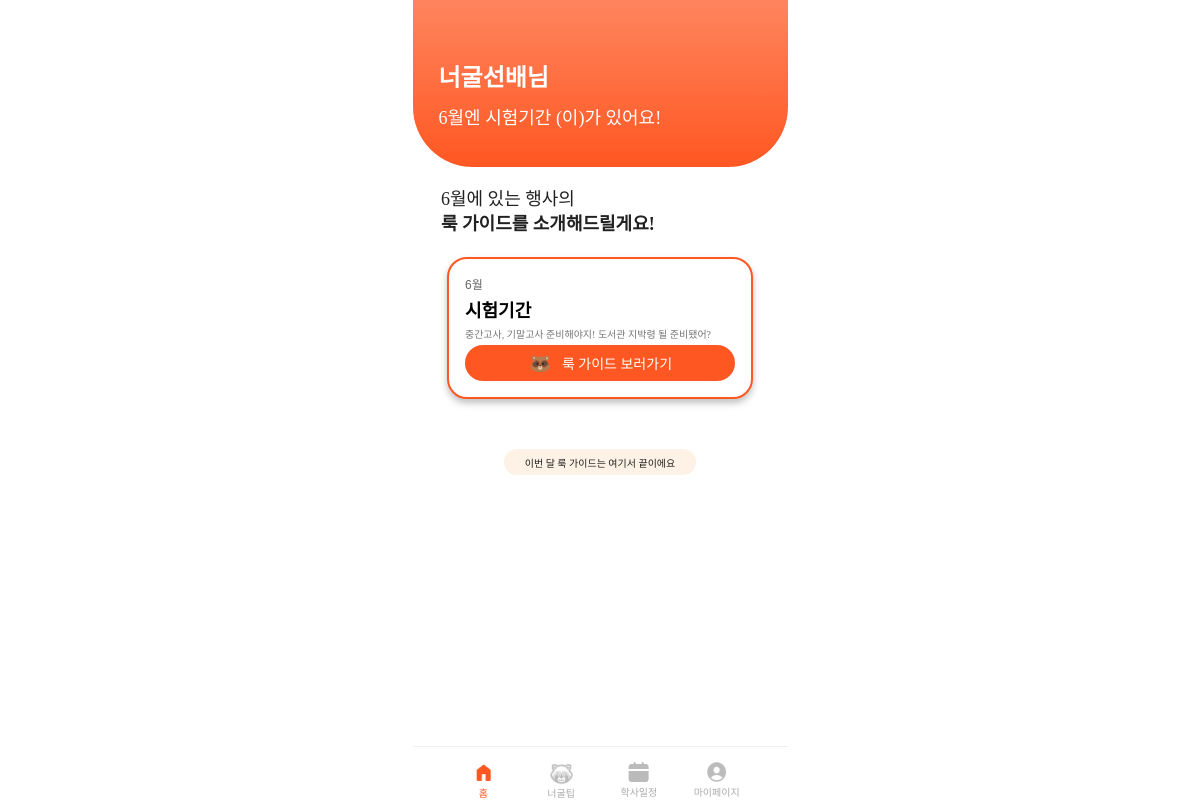
The app's page / (signed in) with its own data.
### accounts/models.py (models this page shows, shortened)
class Profile(models.Model):
    user = models.OneToOneField(User, on_delete=models.CASCADE)
    nickname = models.TextField(max_length=10, default='unknown')
    GENDER_CHOICES = [
        ('M', '남성'),
        ('F', '여성'),
    ]
    gender = models.CharField(
        max_length=1,
        choices=GENDER_CHOICES,
        default='F',  # 기본값을 여성으로 설정
    )
    pfp = models.ImageField(upload_to="profile/", blank=True, null=True)

### main/models.py (models this page shows, shortened)
class LookCard(models.Model):
    event = models.ForeignKey(Event, related_name='lookcards', on_delete=models.CASCADE)
    description = models.TextField(blank=True, null=True)
    is_recommend = models.TextField(blank=False)
    is_avoid = models.TextField(blank=False)
    avoid_reason = models.TextField(blank=False)
    emoticon = models.ImageField(upload_to='emoticons/', blank=True, null=True)

class Event(models.Model):
    title = models.CharField(max_length=15)
    month = models.ManyToManyField(Month)

### main/views.py (the view)
# urls.py: path('', views.mainpage, name="mainpage"),
def mainpage(request):
    user = request.user
    profile = request.user.profile
    now = datetime.now()
    current_month = now.month
    month_obj = Month.objects.get(number=current_month)
    event_lookcards = LookCard.objects.filter(event__month=month_obj).order_by('event__title')
    return render(request, 'main/mainpage.html', {'month': current_month, 'user': user, 'profile': profile, 'event': event_lookcards})

### main/templates/main/mainpage.html (shortened to what this page needs)
{% load static %}
<!DOCTYPE html>
<html lang="ko">
  <head>
    <link rel="stylesheet" href="{% static 'main/mainpage.css' %}" />
  </head>
  <body>
    <main class="wrapper">
      <section class="top-banner">
        <section class="space">
          <h1><strong>{{ profile.nickname }}님</strong><br /></h1>
          <h2>
            {{ month }}월엔 {% for lookcard in event %}{{ lookcard.event.title }}
            {% if not forloop.last %}, {% endif %}{% endfor %}(이)가 있어요!
          </h2>
        </section>
      </section>
      <section class="container">
        <section class="intro-text">
          <p>
            {{ month }}월에 있는 행사의<br /><strong
              >룩 가이드를 소개해드릴게요!</strong
            >
          </p>
        </section>
        <section class="cards">
          {% if event %} {% for lookcard in event %}
          <div class="card">
            <p class="tag">{{ month }}월</p>
            <h2>{{ lookcard.event.title }}</h2>
            <p class="desc">{{ lookcard.description }}</p>
            <a
              href="{% url 'main:lookcard_detail' lookcard.id %}"
              class="guide-btn"
            >
              <img src="{% static 'img/1.0.png' %}" alt="icon" />룩 가이드
              보러가기
            </a>
          </div>
          {% endfor %} {% else %}
          <p class="no-event">이번 달에는 룩 가이드가 없어요.</p>
          {% endif %}
        </section>
        <section class="end-label">이번 달 룩 가이드는 여기서 끝이에요</section>
      </section>
      {% include 'shared/_footer.html' with activate='mainpage' %}
    </main>
  </body>
</html>

### main/static/main/mainpage.css (style rules this page uses)
* { margin: 0; padding: 0; box-sizing: border-box; }
body { display: flex; justify-content: center; align-items: center; min-height: 100vh; background: #fff; font-family: "Pretendard", sans-serif; }
.wrapper { width: 375px; height: 812px; display: flex; flex-direction: column; justify-content: flex-start; position: relative; overflow: hidden; }
.top-banner { background: linear-gradient(180deg, #ff916e -27.26%, #ff5722 100%); border-radius: 0 0 60px 60px; height: 166.745px; display: flex; color: #fff; }
.space { display: flex; flex-direction: column; align-items: flex-start; justify-content: center; gap: 10px; padding: 47px 26px 26px; width: 100%; }
.space h1 { font-family: "Pretendard Variable"; font-size: 24px; font-weight: 700; line-height: normal; color: #fff; }
.space h2 { font-family: "Pretendard Variable"; font-size: 18px; font-weight: 500; line-height: normal; color: #fff; }
.intro-text { padding: 20px; font-size: 18px; font-weight: 500; color: #212121; line-height: 1.4; font-family: "Pretendard Variable"; }
.intro-text strong { font-weight: 700; }
.cards { padding: 0 26px; display: flex; flex-direction: column; gap: 20px; }
.card { background: white; border: 2px solid #ff5722; border-radius: 20px; padding: 16px; box-shadow: 0px 4px 7px rgba(0, 0, 0, 0.25); display: flex; flex-direction: column; gap: 4px; }
.card .tag { font-size: 12px; color: #666; }
.card h2 { font-size: 18px; font-weight: 700; }
.card .desc { color: var(--text-002, #757575); font-family: "Pretendard Variable"; font-size: 10px; font-style: normal; font-weight: 400; line-height: normal; }
a.guide-btn { width: 100%; height: 36px; padding: 1px 63px; background: #ff5722; color: #fff; border: none; border-radius: 999px; display: flex; justify-content: center; align-items: center; gap: 10px; font-family: "Pretendard Variable"; font-size: 14px; font-weight: 500; cursor: pointer; text-decoration: none !important; }
.guide-btn img { width: 24px; height: 24px; }
.end-label { width: fit-content; margin: 50px auto 0; height: 26px; padding: 6px 21px; background: #fdf2e5; border-radius: 20px; display: flex; justify-content: center; align-items: center; font-family: "Pretendard Variable"; color: var(--text-001, #212121); font-size: 10px; font-style: normal; font-weight: 400; line-height: normal; }
.container { display: flex; flex-direction: column; align-items: flex-start; margin: 0 auto; }

### records on screen
Profile: nickname "너굴선배"
LookCard: event "시험기간", description "중간고사, 기말고사 준비해야지! 도서관 지박령 될 준비됐어?"
